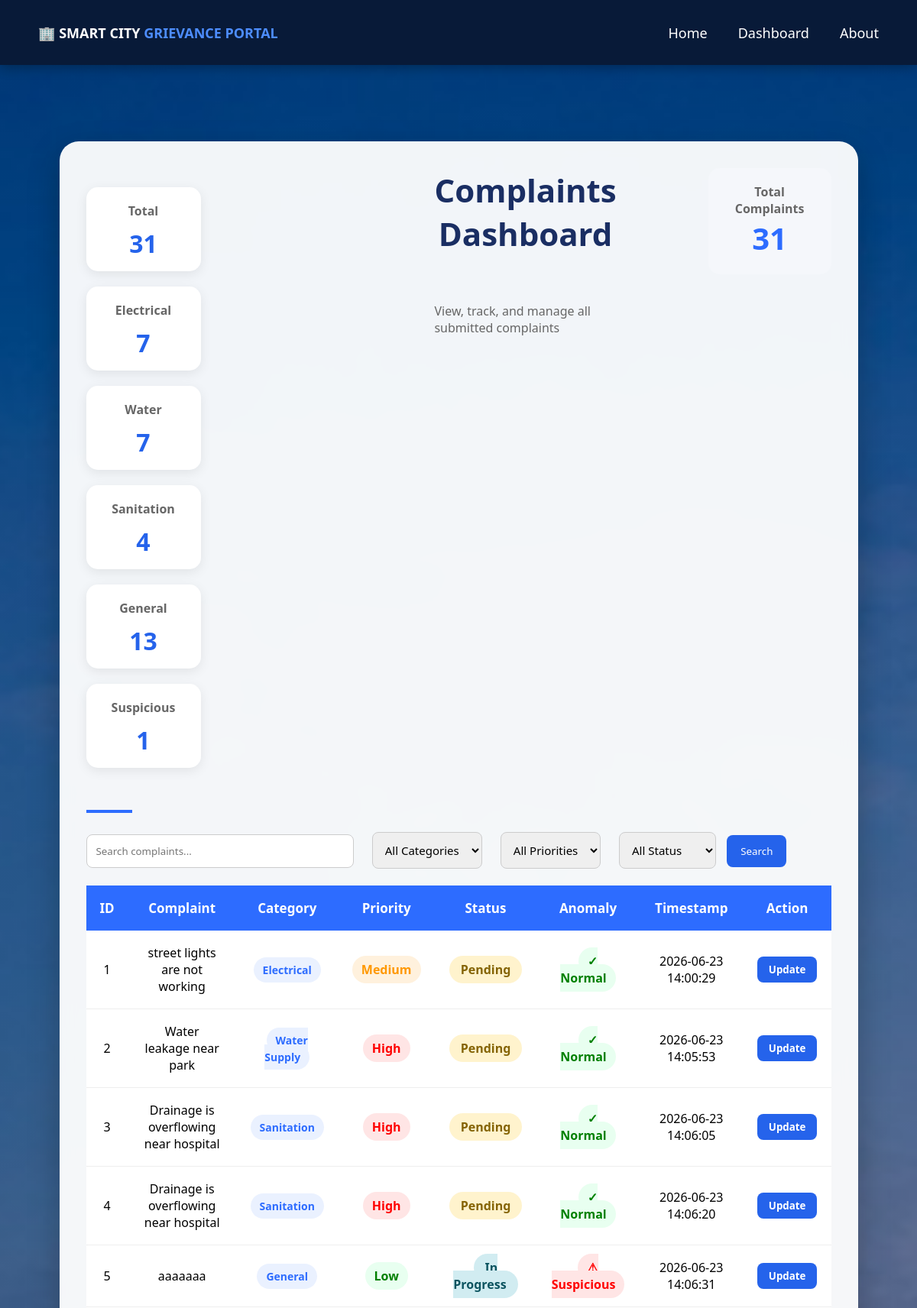
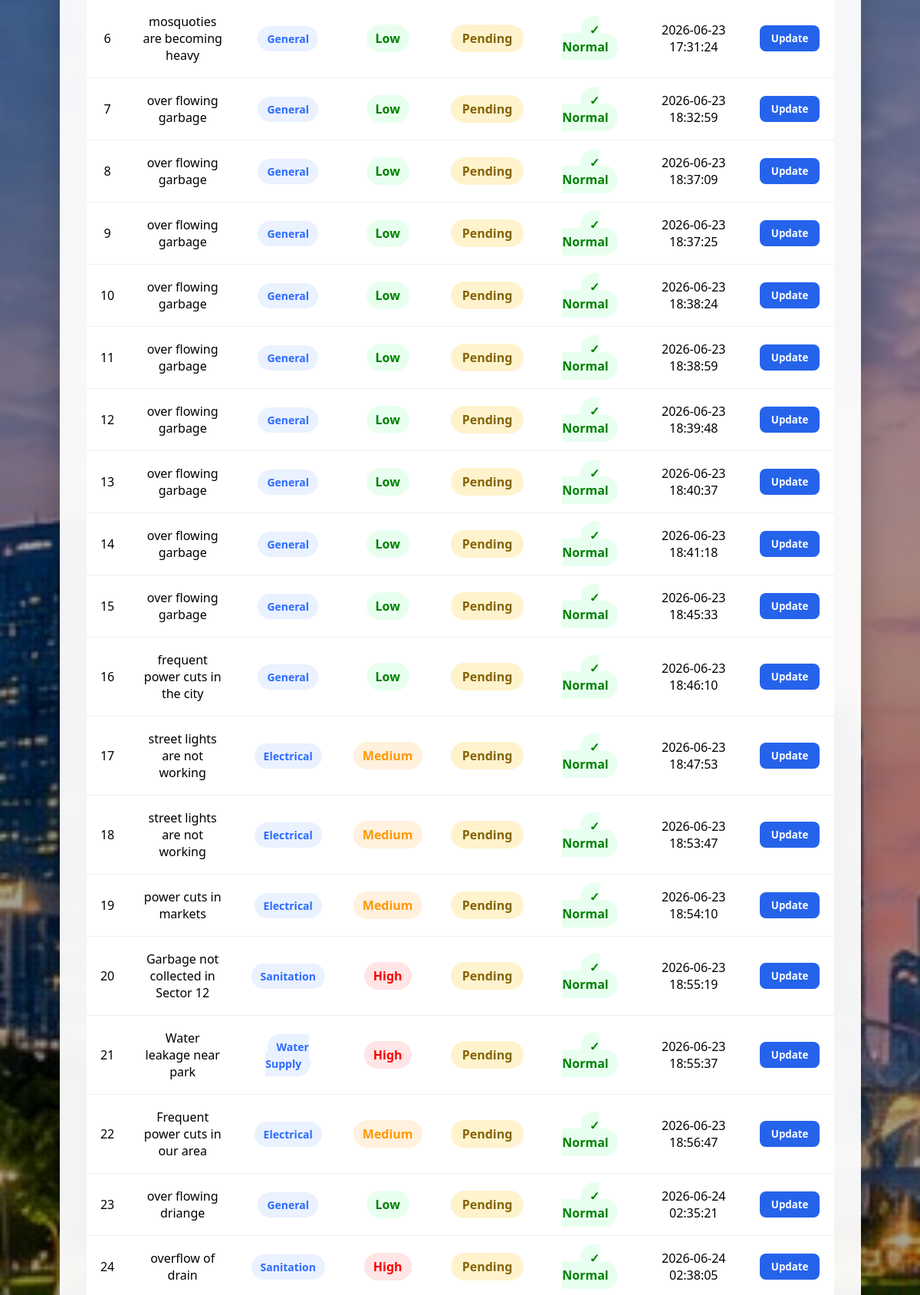
/dashboard (upper part), run on the app's committed database (2 pictures, top to bottom).
### tables this page shows
CREATE TABLE complaints (
        id INTEGER PRIMARY KEY AUTOINCREMENT,
        text TEXT NOT NULL,
        category TEXT,
        priority TEXT,
        is_anomaly INTEGER DEFAULT 0,
        timestamp TEXT DEFAULT CURRENT_TIMESTAMP
    , status TEXT DEFAULT 'Pending');

### app.py (the view)
@app.route('/dashboard')
def dashboard():
    search = request.args.get('search', '')
    category = request.args.get('category', '')
    priority = request.args.get('priority', '')
    status = request.args.get('status', '')
    conn = sqlite3.connect('database.db')
    cursor = conn.cursor()
    query = "SELECT * FROM complaints WHERE 1=1"
    params = []
    if search:
      query += " AND text LIKE ?"
      params.append('%' + search + '%')
    if category:
      query += " AND category=?"
      params.append(category)
    if priority:
      query += " AND priority=?"
      params.append(priority)
    if status:
      query += " AND status=?"
      params.append(status)
    cursor.execute(query, params)
    complaints = cursor.fetchall()
    cursor.execute(
        "SELECT COUNT(*) FROM complaints"
    )
    total = cursor.fetchone()[0]
    cursor.execute(
        """
        SELECT COUNT(*) FROM complaints
        WHERE category='Electrical'
        """
    )
    electrical = cursor.fetchone()[0]
    cursor.execute(
        """
        SELECT COUNT(*) FROM complaints
        WHERE category='Water Supply'
        """
    )
    water = cursor.fetchone()[0]
    cursor.execute(
        """
        SELECT COUNT(*) FROM complaints
        WHERE category='Sanitation'
        """
    )
    sanitation = cursor.fetchone()[0]
    cursor.execute(
    """
    SELECT COUNT(*) FROM complaints
    WHERE category='General'
    """
    )
    general = cursor.fetchone()[0]
    cursor.execute(
        """
        SELECT COUNT(*) FROM complaints
        WHERE is_anomaly=1
        """
    )
    suspicious = cursor.fetchone()[0]
    conn.close()
    return render_template(
        'dashboard.html',
        complaints=complaints,
        total=total,
        electrical=electrical,
        water=water,
        sanitation=sanitation,
        general=general,
        suspicious=suspicious,
        search=search,
        category=category
    )

### templates/dashboard.html (shortened to what this page needs)
<!DOCTYPE html>
<html>
<head>
    <link rel="stylesheet"
    href="{{ url_for('static', filename='style.css') }}">
</head>
<body>
    <nav class="navbar">
        <div class="logo">
            🏢 SMART CITY <span>GRIEVANCE PORTAL</span>
        </div>
        <ul>
            <li><a href="/">Home</a></li>
            <li><a href="/dashboard">Dashboard</a></li>
            <li><a href="#">About</a></li>
        </ul>
    </nav>
    <div class="dashboard-wrapper">
        <div class="dashboard-card">
            <div class="dashboard-header">
                <div class="stats-container">
                 <div class="stat-box">
                    <h4>Total</h4>
                    <h2>{{ total }}</h2>
                </div>
                <div class="stat-box">
                <h4>Electrical</h4>
                <h2>{{ electrical }}</h2>
                </div>
                <div class="stat-box">
                <h4>Water</h4>
                 <h2>{{ water }}</h2>
                </div>
                <div class="stat-box">
                <h4>Sanitation</h4>
                <h2>{{ sanitation }}</h2>
                </div>
                <div class="stat-box">
                <h4>General</h4>
                <h2>{{ general }}</h2>
                </div>
                <div class="stat-box">
                <h4>Suspicious</h4>
                <h2>{{ suspicious }}</h2>
                </div>
            </div>
                <div>
                    <h1>Complaints Dashboard</h1>
                    <br>
                    <p>     View, track, and manage all submitted complaints</p>
                </div>
                <div class="total-card">
                    <h4>Total Complaints</h4>
                    <h2>{{ complaints|length }}</h2>
                </div>
            </div>
            <div class="blue-line"></div>
            <form method="GET" action="/dashboard" class="search-form">
            <input
            type="text"
            name="search"
            placeholder="Search complaints..."
            value="{{ search }}"
            class="search-input">
            <select name="category" class="filter-select">
            <option value="">All Categories</option>
            </select>
            <select name="priority" class="filter-select">
            <option value="">All Priorities</option>
            </select>
            <select name="status" class="filter-select">
            <option value="">All Status</option>
            </select>
            <button type="submit" class="search-btn">
            Search
            </button>
            </form>
            <br>
            <table>
                <tr>
                    <th>ID</th>
                    <th>Complaint</th>
                    <th>Category</th>
                    <th>Priority</th>
                    <th>Status</th>
                    <th>Anomaly</th>
                    <th>Timestamp</th>
                    <th>Action</th>
                </tr>
                {% for complaint in complaints %}
                <tr>
                    <td>{{ complaint[0] }}</td>
                    <td>{{ complaint[1] }}</td>
                    <td>
                        <span class="category">
                            {{ complaint[2] }}
                        </span>
                    </td>
                    <td>
                        {% if complaint[3] == 'High' %}
                        <span class="high">
                            {{ complaint[3] }}
                        </span>
                        {% elif complaint[3] == 'Medium' %}
                        <span class="medium">
                            {{ complaint[3] }}
                        </span>
                        {% else %}
                        <span class="low">
                            {{ complaint[3] }}
                        </span>
                        {% endif %}
                    </td>
                    <td>
                    {% if complaint[6] == "Pending" %}
                    <span class="pending">
                    Pending
                    </span>
                     {% elif complaint[6] == "In Progress" %}
                    <span class="progress">
                    In Progress
                    </span>
                    {% else %}
                    <span class="resolved">
                    Resolved
                    </span>
                    {% endif %}
                    </td>
                    <td>
                        {% if complaint[4] == 1 %}
                        <span class="suspicious">
                            ⚠ Suspicious
                        </span>
                        {% else %}
                        <span class="normal">
                            ✓ Normal
                        </span>
                        {% endif %}
                    </td>
                    <td>{{ complaint[5] }}</td>
                    <td>
                    <a href="/update_status/{{ complaint[0] }}">
                    <button class="update-btn">
                    Update
                    </button>
                    </a>
                    </td>
                </tr>
                {% endfor %}
            </table>
        </div>
    </div>
</body>
</html>

### static/style.css (style rules this page uses)
* { margin:0; padding:0; box-sizing:border-box; font-family:'Segoe UI',sans-serif; }
body { background: linear-gradient( rgba(0,0,0,0.35), rgba(0,0,0,0.35) ), url("/static/city.jpg"); background-size:cover; background-position:center; background-repeat:no-repeat; background-attachment:fixed; min-height:100vh; }
.navbar { height:85px; background:#081a38; display:flex; justify-content:space-between; align-items:center; padding:0 50px; box-shadow:0 3px 15px rgba(0,0,0,0.3); }
.logo { color:white; font-size:18px; font-weight:bold; }
.logo span { color:#4d8dff; }
.navbar ul { display:flex; list-style:none; gap:40px; }
.navbar a { color:white; text-decoration:none; font-size:18px; transition:0.3s; }
.dashboard-card { width:95%; max-width:1400px; margin:50px auto; background:rgba(255,255,255,0.95); backdrop-filter:blur(10px); border-radius:25px; padding:40px; box-shadow:0 15px 40px rgba(0,0,0,0.25); }
.dashboard-card h1 { text-align:center; color:#1a2e63; font-size:40px; margin-bottom:30px; }
table { width:100%; border-collapse:collapse; }
th { background:#2d6cff; color:white; padding:18px; font-size:18px; }
td { padding:15px; border-bottom:1px solid #ddd; text-align:center; }
tr:nth-child(even) { background:#f8f9fc; }
.normal { color:green; font-weight:bold; }
.suspicious { color:red; font-weight:bold; }
.dashboard-wrapper { display:flex; justify-content:center; padding:50px; }
.dashboard-card { width:95%; max-width:1300px; background:rgba(255,255,255,0.95); border-radius:25px; padding:35px; box-shadow:0 15px 40px rgba(0,0,0,0.25); }
.dashboard-header { display:flex; justify-content:space-between; align-items:center; margin-bottom:20px; }
.dashboard-header h1 { color:#1a2e63; font-size:42px; }
.dashboard-header p { color:#666; margin-top:10px; }
.total-card { background:#f5f7fb; padding:20px 35px; border-radius:15px; text-align:center; }
.total-card h4 { color:#666; }
.total-card h2 { color:#2d6cff; font-size:40px; }
.blue-line { width:60px; height:4px; background:#2d6cff; margin-bottom:25px; }
th { background:#2d6cff; color:white; padding:18px; font-size:17px; }
td { background:white; padding:18px; text-align:center; border-bottom:1px solid #eee; }
.category { background:#eaf1ff; color:#2d6cff; padding:7px 12px; border-radius:20px; font-size:14px; font-weight:bold; }
.high { background:#ffe5e5; color:red; padding:7px 12px; border-radius:20px; font-weight:bold; }
.medium { background:#fff1dd; color:#ff9800; padding:7px 12px; border-radius:20px; font-weight:bold; }
.low { background:#e8fff0; color:green; padding:7px 12px; border-radius:20px; font-weight:bold; }
.normal { background:#e8fff0; color:green; padding:7px 12px; border-radius:20px; font-weight:bold; }
.suspicious { background:#ffe5e5; color:red; padding:7px 12px; border-radius:20px; font-weight:bold; }
.pending { background:#fff3cd; color:#856404; padding:7px 15px; border-radius:20px; font-weight:bold; }
.progress { background:#d1ecf1; color:#0c5460; padding:7px 15px; border-radius:20px; font-weight:bold; }
.update-btn { background:#2563eb; color:white; border:none; padding:8px 15px; border-radius:8px; cursor:pointer; font-weight:600; }
.stats-container { display:flex; gap:20px; margin:25px 0 35px 0; flex-wrap:wrap; }
.stat-box { width:150px; height:110px; background:white; border-radius:15px; padding:20px; text-align:center; box-shadow:0 4px 15px rgba(0,0,0,0.08); }
.stat-box h4 { color:#666; margin-bottom:10px; }
.stat-box h2 { color:#2563eb; font-size:32px; }
.dashboard-header { display:flex; justify-content:space-between; align-items:flex-start; gap:120px; }
.stats-container { margin-right:120px; }
input[type="text"] { width:350px; padding:12px; border:1px solid #ccc; border-radius:8px; margin-right:10px; }
form button { background:#2563eb; color:white; border:none; padding:12px 18px; border-radius:8px; cursor:pointer; }
.filter-select { padding:12px; border:1px solid #ccc; border-radius:8px; margin-left:10px; margin-right:10px; font-size:15px; }

### data on the page
complaints: id "1", text "street lights are not working", category "Electrical", priority "Medium", status "Pending", is_anomaly "✓ Normal", timestamp "2026-06-23 14:00:29"
complaints: id "2", text "Water leakage near park", category "Water Supply", priority "High", status "Pending", is_anomaly "✓ Normal", timestamp "2026-06-23 14:05:53"
complaints: id "3", text "Drainage is overflowing near hospital", category "Sanitation", priority "High", status "Pending", is_anomaly "✓ Normal", timestamp "2026-06-23 14:06:05"
complaints: id "4", text "Drainage is overflowing near hospital", category "Sanitation", priority "High", status "Pending", is_anomaly "✓ Normal", timestamp "2026-06-23 14:06:20"
complaints: id "5", text "aaaaaaa", category "General", priority "Low", status "In Progress", is_anomaly "⚠ Suspicious", timestamp "2026-06-23 14:06:31"
complaints: id "6", text "mosquoties are becoming heavy", category "General", priority "Low", status "Pending", is_anomaly "✓ Normal", timestamp "2026-06-23 17:31:24"
complaints: id "7", text "over flowing garbage", category "General", priority "Low", status "Pending", is_anomaly "✓ Normal", timestamp "2026-06-23 18:32:59"
complaints: id "8", text "over flowing garbage", category "General", priority "Low", status "Pending", is_anomaly "✓ Normal", timestamp "2026-06-23 18:37:09"
complaints: id "9", text "over flowing garbage", category "General", priority "Low", status "Pending", is_anomaly "✓ Normal", timestamp "2026-06-23 18:37:25"
complaints: id "10", text "over flowing garbage", category "General", priority "Low", status "Pending", is_anomaly "✓ Normal", timestamp "2026-06-23 18:38:24"
complaints: id "11", text "over flowing garbage", category "General", priority "Low", status "Pending", is_anomaly "✓ Normal", timestamp "2026-06-23 18:38:59"
complaints: id "12", text "over flowing garbage", category "General", priority "Low", status "Pending", is_anomaly "✓ Normal", timestamp "2026-06-23 18:39:48"
complaints: id "13", text "over flowing garbage", category "General", priority "Low", status "Pending", is_anomaly "✓ Normal", timestamp "2026-06-23 18:40:37"
complaints: id "14", text "over flowing garbage", category "General", priority "Low", status "Pending", is_anomaly "✓ Normal", timestamp "2026-06-23 18:41:18"
complaints: id "15", text "over flowing garbage", category "General", priority "Low", status "Pending", is_anomaly "✓ Normal", timestamp "2026-06-23 18:45:33"
complaints: id "16", text "frequent power cuts in the city", category "General", priority "Low", status "Pending", is_anomaly "✓ Normal", timestamp "2026-06-23 18:46:10"
complaints: id "17", text "street lights are not working", category "Electrical", priority "Medium", status "Pending", is_anomaly "✓ Normal", timestamp "2026-06-23 18:47:53"
complaints: id "18", text "street lights are not working", category "Electrical", priority "Medium", status "Pending", is_anomaly "✓ Normal", timestamp "2026-06-23 18:53:47"
complaints: id "19", text "power cuts in markets", category "Electrical", priority "Medium", status "Pending", is_anomaly "✓ Normal", timestamp "2026-06-23 18:54:10"
complaints: id "20", text "Garbage not collected in Sector 12", category "Sanitation", priority "High", status "Pending", is_anomaly "✓ Normal", timestamp "2026-06-23 18:55:19"
complaints: id "21", text "Water leakage near park", category "Water Supply", priority "High", status "Pending", is_anomaly "✓ Normal", timestamp "2026-06-23 18:55:37"
complaints: id "22", text "Frequent power cuts in our area", category "Electrical", priority "Medium", status "Pending", is_anomaly "✓ Normal", timestamp "2026-06-23 18:56:47"
complaints: id "23", text "over flowing driange", category "General", priority "Low", status "Pending", is_anomaly "✓ Normal", timestamp "2026-06-24 02:35:21"
complaints: id "24", text "overflow of drain", category "Sanitation", priority "High", status "Pending", is_anomaly "✓ Normal", timestamp "2026-06-24 02:38:05"

### other printed values
{{ total }} "31"
{{ electrical }} "7"
{{ water }} "7"
{{ sanitation }} "4"
{{ general }} "13"
{{ suspicious }} "1"
{{ complaints|length }} "31"
